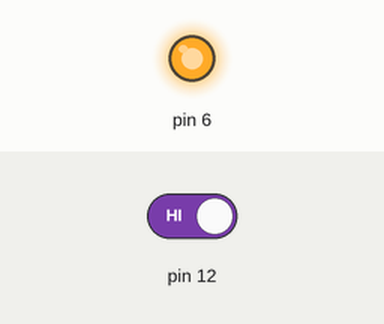
A sketch run on a simulated Arduino Uno, built with avr-gcc and run on an emulated ATmega328P. Shown: output pins drawn as LEDs (lit = HIGH). The test bench sets the inputs (shaded band); at power-on: pin 12 HIGH.

Above: at 1.2 s.
1.3 s: pin 12 driven LOW
At 2.4 s:
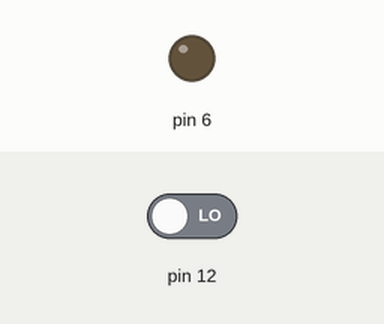
Timing chart, 0 to 4.3 s (numbered marks = the images above; inputs shaded):
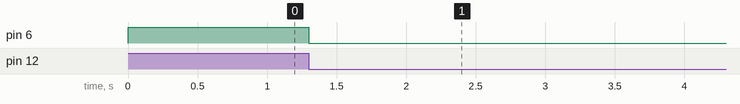

Measured:
- after the input at 1.3 s, pin 6: HIGH → LOW at once

The sketch:

code.ino
```cpp
int x;
int check=1;
int y;
int previous_button = 0 ;
int current_button ;
int count = 0;
void setup()
{

	pinMode(12, INPUT);
  pinMode(6,OUTPUT);
  Serial.begin(9600);
}
void loop()
{

 current_button = digitalRead(12);
  if(current_button == LOW && previous_button == HIGH){
    count = count + 1;
  }
  previous_button = current_button;
  if(count % 2 ==0 ) digitalWrite(6, HIGH);
  else
    digitalWrite(6, LOW);


}

/*
khi đặt chân 12 thành INPUT nó sẽ ko truyền ra tý điệm nào cả,
mà nó bắt điện từ bên ngoài truyền vào để xử lý, do đó nếu nó nhận
dc điện truyền vào nó là HIGH, ko nhận dc là LOW
*/

/*
ở nút button có gắn 1 trở, lý do là điện 5V truyền vào, nếu button
nhấn thì nó đi qua trở và về đầu âm (GND - đất)

nếu ko có trở thì nó bị ngắn mạch gây nổ vì mạch R=0 => I = vô cùng
mạch nổ (I = U/R)


*/
```
